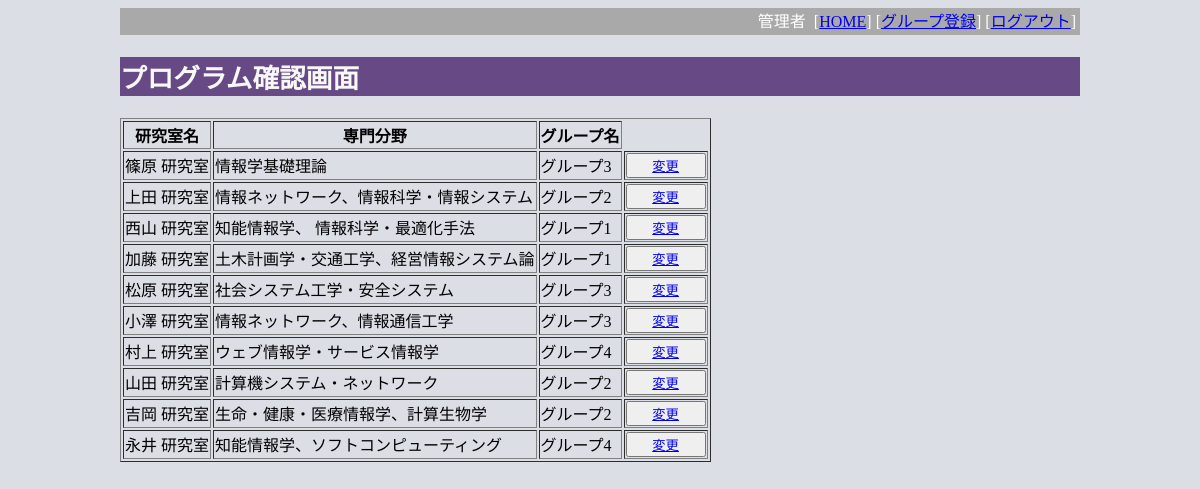
The app's page /index.php?do=group_list (signed in) with its own data.
### tables this page shows
CREATE TABLE `tbl_lab` (
  `labid` int(11) NOT NULL,
  `labname` varchar(32) DEFAULT NULL,
  `study` varchar(32) DEFAULT NULL
);

CREATE TABLE `tbl_labgroup` (
  `gid` int(11) DEFAULT NULL,
  `labid` int(11) PRIMARY KEY
);

### index.php (called while the page is built, shortened)
<?php
  include('src/page_header.php');
  $action = 'pg_home';
  if (isset($_GET['do'])) {
    $action = $_GET['do'];
  }
  include('src/' . $action . '.php');
  include('src/page_footer.php');
?>

### src/group_list.php (the view, shortened to what this page needs)
<h2>プログラム確認画面</h2>
<?php
require_once('db_inc.php');
$sql = "SELECT b.*,g.gid FROM tbl_lab b LEFT JOIN tbl_labgroup g ON b.labid=g.labid ORDER BY b.labid";
$rs = $conn->query($sql);
echo '<table border=1>';
echo '<tr><th>研究室名</th><th>専門分野</th><th>グループ名</th></tr>';
$row= $rs->fetch_assoc();
while ($row) {
	echo '<tr>';
	echo '<td>' . $row['labname']. '</td>';
	echo '<td>' . $row['study']. '</td>';
	$group = empty($row['gid']) ? '' : 'グループ'.$row['gid'];
	$labid = $row['labid'];
	$gid = empty($row['gid']) ? 0 : $row['gid'];
	echo '<td>' . $group . '</td>';
	echo '<td><button style="width:6em;"> <a href="?do=group_edit&labid='.$labid.'&gid='.$gid.'">変更</a> </button></td>';
	echo '</tr>';
	$row= $rs->fetch_assoc();
}
echo '</table>';
?>

### css/style.css (style rules this page uses)
body { background-color: #dcdee6; }
h2 { background-color: #664985; color: #f7f8f7; font-size: 20pt; }

### records on screen
tbl_lab: labname "篠原 研究室", study "情報学基礎理論", tbl_labgroup.gid "グループ3"
tbl_lab: labname "上田 研究室", study "情報ネットワーク、情報科学・情報システム", tbl_labgroup.gid "グループ2"
tbl_lab: labname "西山 研究室", study "知能情報学、 情報科学・最適化手法", tbl_labgroup.gid "グループ1"
tbl_lab: labname "加藤 研究室", study "土木計画学・交通工学、経営情報システム論", tbl_labgroup.gid "グループ1"
tbl_lab: labname "松原 研究室", study "社会システム工学・安全システム", tbl_labgroup.gid "グループ3"
tbl_lab: labname "小澤 研究室", study "情報ネットワーク、情報通信工学", tbl_labgroup.gid "グループ3"
tbl_lab: labname "村上 研究室", study "ウェブ情報学・サービス情報学", tbl_labgroup.gid "グループ4"
tbl_lab: labname "山田 研究室", study "計算機システム・ネットワーク", tbl_labgroup.gid "グループ2"
tbl_lab: labname "吉岡 研究室", study "生命・健康・医療情報学、計算生物学", tbl_labgroup.gid "グループ2"
tbl_lab: labname "永井 研究室", study "知能情報学、ソフトコンピューティング", tbl_labgroup.gid "グループ4"

### other values on screen
$_SESSION['uname'] "管理者"
$label "グループ登録"
